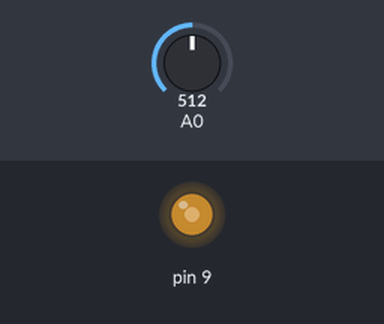
The sketch below on a simulated Arduino Uno, built with avr-gcc and run on an emulated ATmega328P. Shown: output pins drawn as LEDs (lit = HIGH). The inputs (shaded band) are chosen by the test bench; at power-on: A0 = 512.

Above: at 1.2 s.
1.3 s: A0 set to 716
At 1.8 s:
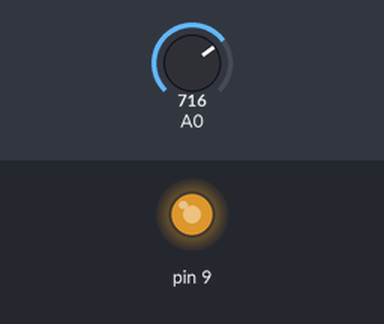
2.8 s: A0 set to 900
At 4.0 s:
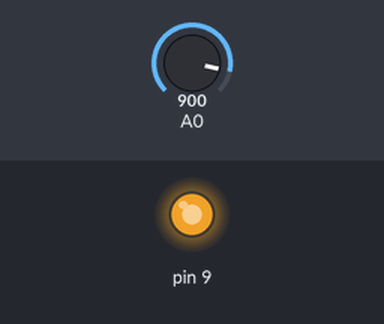
4.3 s: A0 set to 122
At 5.3 s:
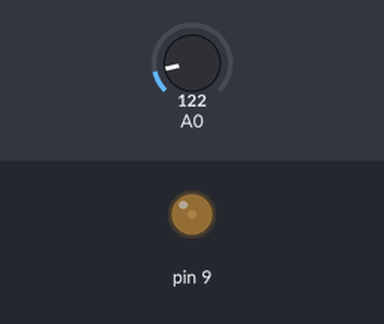
5.8 s: A0 set to 0
At 6.4 s:
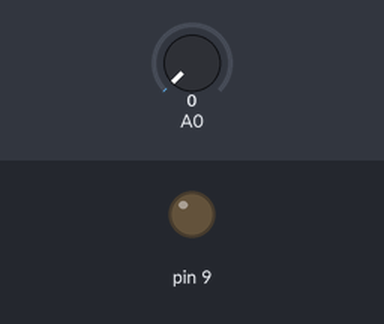
7.3 s: A0 set to 511
At 8.7 s:
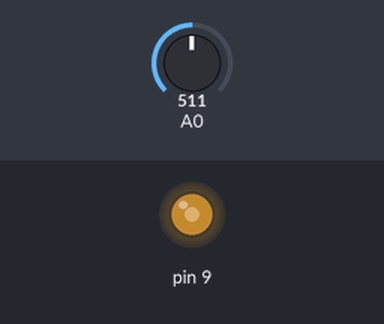
Timing chart, 0 to 9.8 s (numbered marks = the images above; inputs shaded):
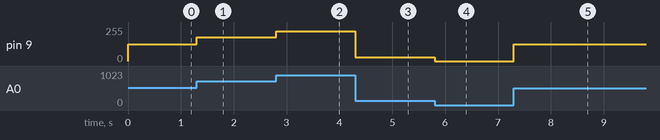

Measured:
- after the input at 1.3 s, pin 9: 127/255 → 178/255 at once
- after the input at 2.8 s, pin 9: 178/255 → 224/255 at once
- after the input at 4.3 s, pin 9: 224/255 → 30/255 at once
- after the input at 5.8 s, pin 9: 30/255 → 0/255 at once
- after the input at 7.3 s, pin 9: 0/255 → 127/255 at once

The sketch:

light_sensor_ex1.ino
```cpp
void setup() {
}

void loop() {
  int light = analogRead(A0);
  // 어두울수록 led 조명 밝게
  int ledLight = map(light, 0, 1023, 0, 255);
  analogWrite(9, ledLight);
}
```
